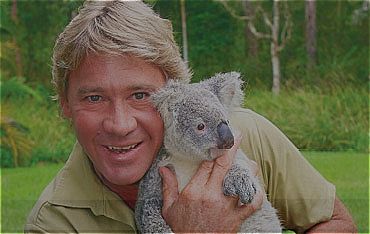
#> input picture image_LoG.png, 370 x 234 px
$ python -i Ryan_Omidi_HW1.py   (imports and definitions only)
#> lines starting #> are read from the running program, lines starting #| are printed output that depends on the picture
import numpy as np
import cv2
import matplotlib.pyplot as plt


# normalized histogram function
def hist(img):
    L = 256
    M = len(img)
    N = len(img[0])
    totalPixels = M*N

    keys = range(0, L)
    h = dict.fromkeys(keys, 0.0)

    for i in range(M):
        for j in range(N):
            h[img[i][j]] += 1.0/totalPixels
    return h

# cdf sum calculator function
def cdf_sum(fij, h):
    sum = 0
    for n in range(fij+1):
        sum += h[n]
    return sum

# histogram equalization function
def histeq(img, h):
    L = 256
    M = len(img)
    N = len(img[0])
    g = np.zeros((M,N))
    for i in range(M):
        for j in range(N):
            g[i][j] = np.floor((L-1) * cdf_sum(img[i][j],h))
    return g

def equalizeHistogram(img):


    # Convert to HSV
    img = cv2.cvtColor(img,cv2.COLOR_BGR2HSV)

    # Create normalized histogram of original image
    h = hist(img[:,:,2])

    # Create histogram-equalized image
    g = img.copy()
    g[:,:,2] = histeq(g[:,:,2], h)

    # Create normalized histogram after equalization
    h2 = hist(g[:,:,2])

    # Display original image
    img = cv2.cvtColor(img,cv2.COLOR_HSV2BGR)
    cv2.imshow('Original Image', img)
    cv2.waitKey()

    # Plot original histogram
    plt.bar(h.keys(), h.values())
    plt.show()

    # Display histogram equalized image
    g = cv2.cvtColor(g,cv2.COLOR_HSV2BGR)
    cv2.imshow('Equalized Image', g)
    cv2.waitKey()

    # Plot equalized histogram
    plt.bar(h2.keys(), h2.values())
    plt.show()

    return

>>> import cv2
>>> picture = cv2.imread('image_LoG.png')
#> picture is the input picture: shape (234, 370, 3); mean B, G, R 71.5, 100.4, 101.7
>>> result = equalizeHistogram(picture)
#> in equalizeHistogram, `img = cv2.cvtColor(img,cv2.COLOR_BGR2HSV)`: img: shape (234, 370, 3); mean H, S, V 35.5, 97.4, 111.4
#> in hist, `M = len(img)`: M = 234
#> in hist, `N = len(img[0])`: N = 370
#> in hist, `totalPixels = M*N`: totalPixels = 86580
#> after the loop in hist, `for i in range(M):`: h = 256 items
#> in histeq, `M = len(img)`: M = 234
#> in histeq, `N = len(img[0])`: N = 370
#> after the loop in histeq, `for i in range(M):`:
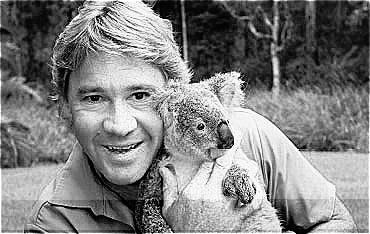
#> g: shape (234, 370) float64; min 0, max 255, mean 128.2
#> in equalizeHistogram, `g[:,:,2] = histeq(g[:,:,2], h)`: g: shape (234, 370, 3); mean H, S, V 35.5, 97.4, 128.2
#> in equalizeHistogram, `plt.show()`:
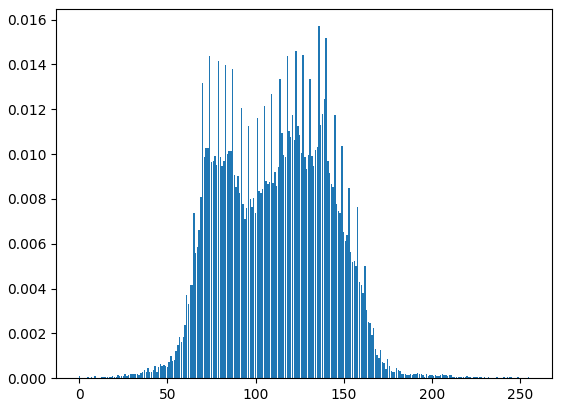
#> figure drawn by matplotlib, 1 panel; tallest bar 0.0157 high, from x = 135.6 to 136.4
#> in equalizeHistogram, `g = cv2.cvtColor(g,cv2.COLOR_HSV2BGR)`:
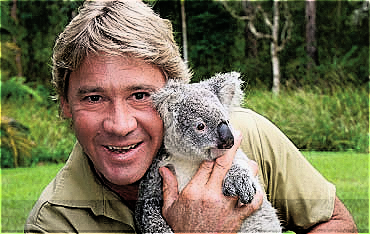
#> g: shape (234, 370, 3); mean B, G, R 85, 114.5, 119.5
#> in equalizeHistogram, `plt.show()`:
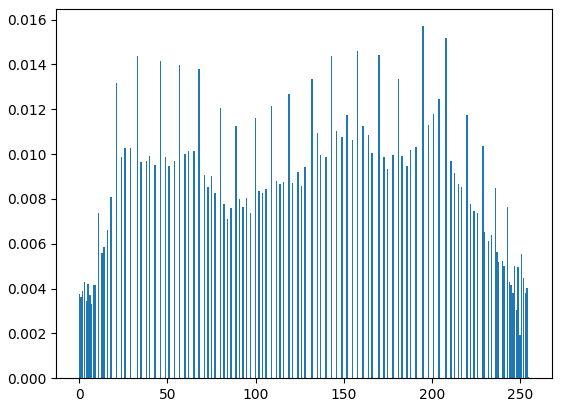
#> figure drawn by matplotlib, 1 panel; tallest bar 0.0157 high, from x = 194.6 to 195.4
